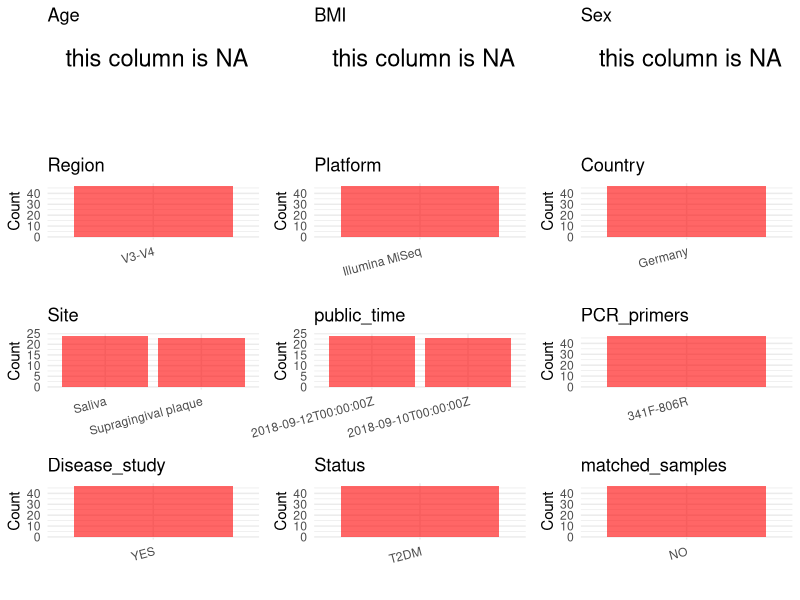

Write R code to recreate this figure.
## ---- chunk 1
# Load necessary libraries
library(dplyr)
library(ggplot2)
library(cowplot)
# Set working directory (update this path to your local directory)
setwd("/home/dongbiao/word_embedding_microbiome/all_data/oral/global-oral-microbiome/data/projects/PRJEB28369")

# Read the initial metadata files
initial_meta<-read.csv("SraRunTable.csv",header = T)

# Combine the two metadata files
#meta <- rbind(initial_meta, initial_meta1)

# Remove entries where Organism is "gut metagenome" (non-oral samples)
#meta <- subset(meta, Organism != "gut metagenome")

# Check the number of samples containing "HT" in Sample.Name (e.g., healthy controls)
#nrow(subset(meta, grepl("HT", Sample.Name)))

# Display the first few rows of the metadata
head(initial_meta)
## ---- chunk 2
# Create a uniform metadata dataframe
sites <- sapply(strsplit(initial_meta$Sample_name, "_"), function(x) x[3])
sites[sites == "plaque (t =2)"] <- "Supragingival plaque"
sites[sites == "plaque"] <- "Supragingival plaque"
metadata <- data.frame(
  BioProject = initial_meta$BioProject,
  Run = initial_meta$Run,
  sample_name = initial_meta$Sample_name,
  Age = NA,
  BMI = NA,
  Sex=NA,
  Region = "V3-V4",
  Platform = initial_meta$Instrument,
  Country = initial_meta$geo_loc_name_country,
  Site = sites,
  public_time = initial_meta$ReleaseDate,
  stringsAsFactors = FALSE
)
## ---- chunk 3
# Add information obtained from the publication
metadata$PCR_primers <- "341F-806R"
metadata$title <- "Obesity alters composition and diversity of the oral microbiota in patients with type 2 diabetes mellitus independently of glycemic control"
metadata$Disease_study <- "YES"

# Assign disease status based on sample_name patterns
metadata$Status <- "T2DM"

metadata$matched_samples <- "NO"
## ---- chunk 4
# Check the number of unique runs and sample names
print(paste("Number of unique runs:", length(unique(metadata$Run))))
print(paste("Number of unique sample names:", length(unique(metadata$sample_name))))
## ---- chunk 5
# Select columns for visualization
plot_data <- metadata %>%
  select(-BioProject, -Run, -sample_name, -title)

# Function to create simple plots for each column
create_simple_plots <- function(data) {
  plots <- list()
  
  for (col in colnames(data)) {
    # Check if the column is all NA
    if (all(is.na(data[[col]]))) {
      # Create an empty plot with text indicating all NA
      p <- ggplot() +
        annotate("text", x = 0.5, y = 0.5, label = "this column is NA", size = 6) +
        labs(title = col) +
        theme_void()
    } else if (is.numeric(data[[col]])) {
      # Numeric variable: histogram
      p <- ggplot(data, aes(x = .data[[col]])) +
        geom_histogram(fill = "blue", alpha = 0.6, bins = 20, na.rm = TRUE) +
        labs(title = col) +
        theme_minimal()
    } else {
      # Categorical variable: bar plot (remove NA values)
      count_data <- as.data.frame(table(data[[col]], useNA = "ifany"))
      p <- ggplot(count_data, aes(x = reorder(Var1, -Freq), y = Freq)) +
        geom_col(fill = "red", alpha = 0.6) +
        labs(title = col, x = NULL, y = "Count") +
        theme_minimal() +
        theme(axis.text.x = element_text(angle = 15, hjust = 1))
    }
    plots[[col]] <- p
  }
  
  return(plots)
}

# Generate and arrange plots
plots <- create_simple_plots(plot_data)
# grid.arrange(grobs = plots, ncol = 3, top = "Metadata Summary", align = "hv")
plot_grid(plots$Age, plots$BMI, plots$Sex, plots$Region, plots$Platform, plots$Country, plots$Site,
          plots$public_time, plots$PCR_primers, plots$Disease_study, plots$Status, plots$matched_samples,
          ncol = 3, align = "hv", axis = "lb")
## ---- chunk 6
# Reorder columns to match the desired format
metadata <- metadata[, c(
  "BioProject", "Run", "sample_name", "Age", "BMI", "Sex", 
  "Region", "Platform", "Country", "Site", "public_time", 
  "PCR_primers", "title", "Disease_study", "Status", "matched_samples"
)]
head(metadata)
# Export the uniform metadata to a CSV file
write.csv(metadata, file = "metadata.csv", quote = FALSE)
